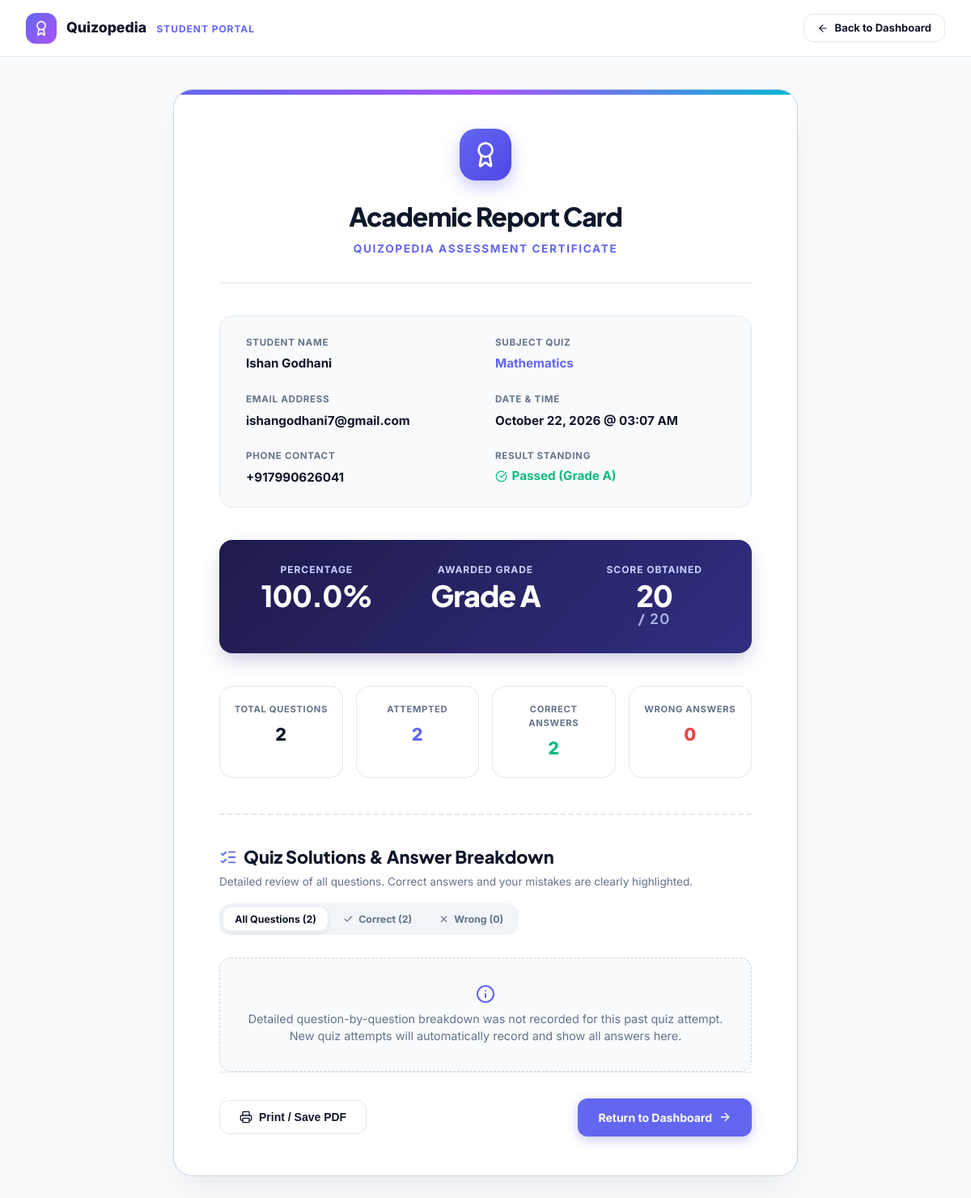
The page /report-card/8/ (signed in) on the database its author committed.
### user/models.py (models this page shows, shortened)
class Student(models.Model):
    user = models.OneToOneField(User, on_delete=models.CASCADE, related_name='student')
    phone = models.CharField(max_length=15)
    @property
    def name(self):
        return self.user.first_name if self.user else ""
    @property
    def email(self):
        return self.user.email if self.user else ""

class ReportCard(models.Model):
    student = models.ForeignKey(Student, on_delete=models.CASCADE, related_name='report_cards')
    subject = models.ForeignKey(Subject, on_delete=models.CASCADE, related_name='report_cards')
    total_questions = models.IntegerField()
    attempted_questions = models.IntegerField()
    correct_answers = models.IntegerField()
    wrong_answers = models.IntegerField()
    total_marks = models.IntegerField()
    obtained_marks = models.IntegerField()
    percentage = models.FloatField()
    result_grade = models.CharField(max_length=10)
    created_at = models.DateTimeField(auto_now_add=True)
    @property
    def skipped_questions(self):
        return max(0, self.total_questions - self.attempted_questions)

class Subject(models.Model):
    id = models.BigAutoField(primary_key=True)
    name = models.CharField(max_length=150, unique=True, verbose_name="Subject Name")
    description = models.TextField(blank=True, verbose_name="Description")
    created_at = models.DateTimeField(auto_now_add=True, verbose_name="Created At")
    updated_at = models.DateTimeField(auto_now=True, verbose_name="Updated At")
    class Meta:
        ordering = ['name']
        verbose_name = 'Subject'
        verbose_name_plural = 'Subjects'
        constraints = [
            models.UniqueConstraint(
                Lower('name'),
                name='unique_subject_name_case_insensitive'
            )
        ]

### user/views.py (the view)
# urls.py: path('report-card/<int:pk>/', views.report_card_view, name='report_card_view'),
@student_required
def report_card_view(request, pk):
    student = get_object_or_404(Student, user=request.user)
    report_card = get_object_or_404(
        ReportCard.objects.prefetch_related('answers'),
        id=pk,
        student=student
    )
    return render(request, 'report_card.html', {
        'student': student,
        'report_card': report_card,
    })

### adminpanel/context_processors.py (called while the page is built, shortened)
def pending_approvals_count(request):
    return {
        'pending_approvals_count': 0,
        'sidebar_mcq_count': 0,
        'sidebar_qna_count': 0,
        'new_contacts_count': 0,
    }

### user/templates/report_card.html (shortened to what this page needs)
{% load static %}
<!DOCTYPE html>
<html lang="en">
<head>
</head>
<body>
  <header class="top-nav no-print">
    <div style="display:flex;align-items:center;gap:0.75rem;">
      <div class="brand-mark">
        <i data-lucide="award" style="width:20px;height:20px;"></i>
      </div>
      <div>
        <span style="font-weight:800;font-size:1.1rem;color:var(--text-main);">Quizopedia</span>
        <span style="font-size:0.75rem;color:var(--primary);font-weight:700;text-transform:uppercase;margin-left:0.5rem;letter-spacing:0.08em;">Student Portal</span>
      </div>
    </div>
    <a href="{% url 'dashboard' %}" class="btn btn-outline" style="padding:0.45rem 1rem;font-size:0.8125rem;">
      <i data-lucide="arrow-left" style="width:14px;height:14px;"></i>
      <span>Back to Dashboard</span>
    </a>
  </header>
  <main class="report-wrap">
    <div class="report-sheet">
      <div class="report-header">
        <div class="cert-icon">
          <i data-lucide="award" style="width:34px;height:34px;"></i>
        </div>
        <h1 style="font-size: 2rem; font-weight: 800; letter-spacing: -0.03em; margin-bottom: 0.35rem;">
          Academic Report Card
        </h1>
        <p style="font-size: 0.85rem; color: var(--primary); font-weight: 700; text-transform: uppercase; letter-spacing: 0.12em;">
          Quizopedia Assessment Certificate
        </p>
      </div>
      <div class="meta-grid">
        <div class="meta-item">
          <span>Student Name</span>
          <strong>{{ student.user.first_name|default:student.user.username }}</strong>
        </div>
        <div class="meta-item">
          <span>Subject Quiz</span>
          <strong style="color: var(--primary);">{{ report_card.subject.name }}</strong>
        </div>
        <div class="meta-item">
          <span>Email Address</span>
          <strong>{{ student.email }}</strong>
        </div>
        <div class="meta-item">
          <span>Date &amp; Time</span>
          <strong>{{ report_card.created_at|date:"F d, Y @ h:i A" }}</strong>
        </div>
        <div class="meta-item">
          <span>Phone Contact</span>
          <strong>{{ student.phone }}</strong>
        </div>
        <div class="meta-item">
          <span>Result Standing</span>
          {% if report_card.result_grade == 'F' %}
          <strong style="color: #ef4444; display: inline-flex; align-items: center; gap: 0.35rem;">
            <i data-lucide="x-circle" style="width: 15px; height: 15px;"></i>
            Failed (Grade F)
          </strong>
          {% else %}
          <strong style="color: #10b981; display: inline-flex; align-items: center; gap: 0.35rem;">
            <i data-lucide="check-circle" style="width: 15px; height: 15px;"></i>
            Passed (Grade {{ report_card.result_grade }})
          </strong>
          {% endif %}
        </div>
      </div>
      <div class="score-banner">
        <div class="score-block">
          <span>Percentage</span>
          <strong>{{ report_card.percentage }}%</strong>
        </div>
        <div class="score-block">
          <span>Awarded Grade</span>
          <strong>Grade {{ report_card.result_grade }}</strong>
        </div>
        <div class="score-block">
          <span>Score Obtained</span>
          <strong>{{ report_card.obtained_marks }} <span style="font-size: 1.1rem; opacity: 0.8;">/ {{ report_card.total_marks }}</span></strong>
        </div>
      </div>
      <div class="stats-breakdown">
        <div class="stat-pill">
          <span>Total Questions</span>
          <strong>{{ report_card.total_questions }}</strong>
        </div>
        <div class="stat-pill">
          <span>Attempted</span>
          <strong style="color: #6366f1;">{{ report_card.attempted_questions }}</strong>
        </div>
        <div class="stat-pill">
          <span>Correct Answers</span>
          <strong style="color: #10b981;">{{ report_card.correct_answers }}</strong>
        </div>
        <div class="stat-pill">
          <span>Wrong Answers</span>
          <strong style="color: #ef4444;">{{ report_card.wrong_answers }}</strong>
        </div>
      </div>
      <section class="solutions-section" id="quizReviewSection">
        <div class="solutions-header">
          <div class="solutions-title-group">
            <h2>
              <i data-lucide="list-checks" style="width: 22px; height: 22px; color: var(--primary);"></i>
              Quiz Solutions &amp; Answer Breakdown
            </h2>
            <p>
              Detailed review of all questions. Correct answers and your mistakes are clearly highlighted.
            </p>
          </div>
          <div class="filter-tabs no-print" role="tablist">
            <button type="button" class="filter-tab-btn active" data-filter="all">
              All Questions ({{ report_card.total_questions }})
            </button>
            <button type="button" class="filter-tab-btn tab-correct" data-filter="correct">
              <i data-lucide="check" style="width: 13px; height: 13px;"></i>
              Correct ({{ report_card.correct_answers }})
            </button>
            <button type="button" class="filter-tab-btn tab-wrong" data-filter="wrong">
              <i data-lucide="x" style="width: 13px; height: 13px;"></i>
              Wrong ({{ report_card.wrong_answers }})
            </button>
          </div>
        </div>
        {% if report_card.answers.all %}
          <div class="solutions-list" id="solutionsList">
            {% for ans in report_card.answers.all %}
              <div class="review-card {% if ans.is_correct %}status-correct{% elif ans.is_attempted %}status-wrong{% else %}status-skipped{% endif %}"
                   data-status="{% if ans.is_correct %}correct{% elif ans.is_attempted %}wrong{% else %}skipped{% endif %}">
                <div class="review-card-head">
                  <div style="display: flex; align-items: center; gap: 0.65rem;">
                    <span class="q-number-pill {% if ans.is_correct %}pill-correct{% elif ans.is_attempted %}pill-wrong{% else %}pill-skipped{% endif %}">
                      Question {{ ans.order }}
                    </span>
                    <span style="font-size: 0.75rem; color: var(--text-muted); font-weight: 600;">
                      {% if ans.question_type == 'mcq' %}Multiple Choice (MCQ){% else %}Short Answer (Q&amp;A){% endif %}
                    </span>
                  </div>
                  <div>
                    {% if ans.is_correct %}
                      <span class="q-status-badge badge-status-correct">
                        <i data-lucide="check-circle" style="width: 14px; height: 14px;"></i>
                        Correct (+10 Marks)
                      </span>
                    {% elif ans.is_attempted %}
                      <span class="q-status-badge badge-status-wrong">
                        <i data-lucide="x-circle" style="width: 14px; height: 14px;"></i>
                        Incorrect (0 Marks)
                      </span>
                    {% else %}
                      <span class="q-status-badge badge-status-skipped">
                        <i data-lucide="minus-circle" style="width: 14px; height: 14px;"></i>
                        Not Attempted / Skipped (0 Marks)
                      </span>
                    {% endif %}
                  </div>
                </div>
                <div class="review-question-text">
                  {{ ans.question_text }}
                </div>
                {% if ans.question_type == 'mcq' %}
                  <div class="review-options-list">
                    {% for opt in ans.options_list %}
                      <div class="review-option-row opt-{{ opt.status }}">
                        <div class="option-content">
                          <span class="option-letter-badge">{{ opt.letter }}</span>
                          <span class="option-text-span">{{ opt.text }}</span>
                        </div>
                        {% if opt.status == 'correct_selected' %}
                          <span class="answer-tag tag-correct-user">
                            <i data-lucide="check-check" style="width: 13px; height: 13px;"></i>
                            Your Answer (Correct)
                          </span>
                        {% elif opt.status == 'correct' %}
                          <span class="answer-tag tag-correct-key">
                            <i data-lucide="check" style="width: 13px; height: 13px;"></i>
                            Correct Answer
                          </span>
                        {% elif opt.status == 'incorrect_selected' %}
                          <span class="answer-tag tag-wrong-user">
                            <i data-lucide="x" style="width: 13px; height: 13px;"></i>
                            Your Answer (Wrong)
                          </span>
                        {% endif %}
                      </div>
                    {% endfor %}
                  </div>
                {% else %}
                  <div class="qna-compare-grid">
                    <div class="qna-compare-box {% if ans.is_correct %}box-correct{% elif ans.is_attempted %}box-wrong{% else %}box-neutral{% endif %}">
                      <span class="qna-box-label" style="{% if ans.is_correct %}color: #15803d;{% elif ans.is_attempted %}color: #b91c1c;{% else %}color: #64748b;{% endif %}">
                        {% if ans.is_correct %}
                          <i data-lucide="check" style="width: 13px; height: 13px;"></i>
                          Your Answer (Correct)
                        {% elif ans.is_attempted %}
                          <i data-lucide="x" style="width: 13px; height: 13px;"></i>
                          Your Answer (Wrong)
                        {% else %}
                          <i data-lucide="minus" style="width: 13px; height: 13px;"></i>
                          Your Answer (Skipped)
                        {% endif %}
                      </span>
                      <div class="qna-box-content">
                        {% if ans.is_attempted %}
                          {{ ans.student_answer }}
                        {% else %}
                          <em style="color: #94a3b8; font-weight: normal;">(No answer submitted)</em>
                        {% endif %}
                      </div>
                    </div>
                    <div class="qna-compare-box box-key">
                      <span class="qna-box-label" style="color: #4338ca;">
                        <i data-lucide="check-check" style="width: 13px; height: 13px;"></i>
                        Correct Expected Answer
                      </span>
                      <div class="qna-box-content" style="color: #312e81;">
                        {{ ans.correct_answer_text }}
                      </div>
                    </div>
                  </div>
                {% endif %}
              </div>
            {% endfor %}
          </div>
        {% else %}
          <div style="padding: 2rem; text-align: center; background: #f8fafc; border-radius: 14px; border: 1px dashed #cbd5e1; color: var(--text-muted); font-size: 0.9rem;">
            <i data-lucide="info" style="width: 24px; height: 24px; color: var(--primary); margin: 0 auto 0.5rem; display: block;"></i>
            Detailed question-by-question breakdown was not recorded for this past quiz attempt. New quiz attempts will automatically record and show all answers here.
          </div>
        {% endif %}
      </section>
      <div class="action-row no-print">
        <button onclick="window.print()" class="btn btn-outline">
          <i data-lucide="printer" style="width: 16px; height: 16px;"></i>
          <span>Print / Save PDF</span>
        </button>
        <a href="{% url 'dashboard' %}" class="btn btn-primary">
          <span>Return to Dashboard</span>
          <i data-lucide="arrow-right" style="width: 16px; height: 16px;"></i>
        </a>
      </div>
    </div>
  </main>
</body>
</html>

### rows shown on the page
Student: user.first_name "Ishan Godhani", email "ishangodhani7@gmail.com", phone "+917990626041"
ReportCard: subject.name "Mathematics", created_at "October 22, 2026 @ 03:07 AM", result_grade "A", percentage "100.0", obtained_marks "20", total_marks "20", total_questions "2", attempted_questions "2", correct_answers "2", wrong_answers "0"
